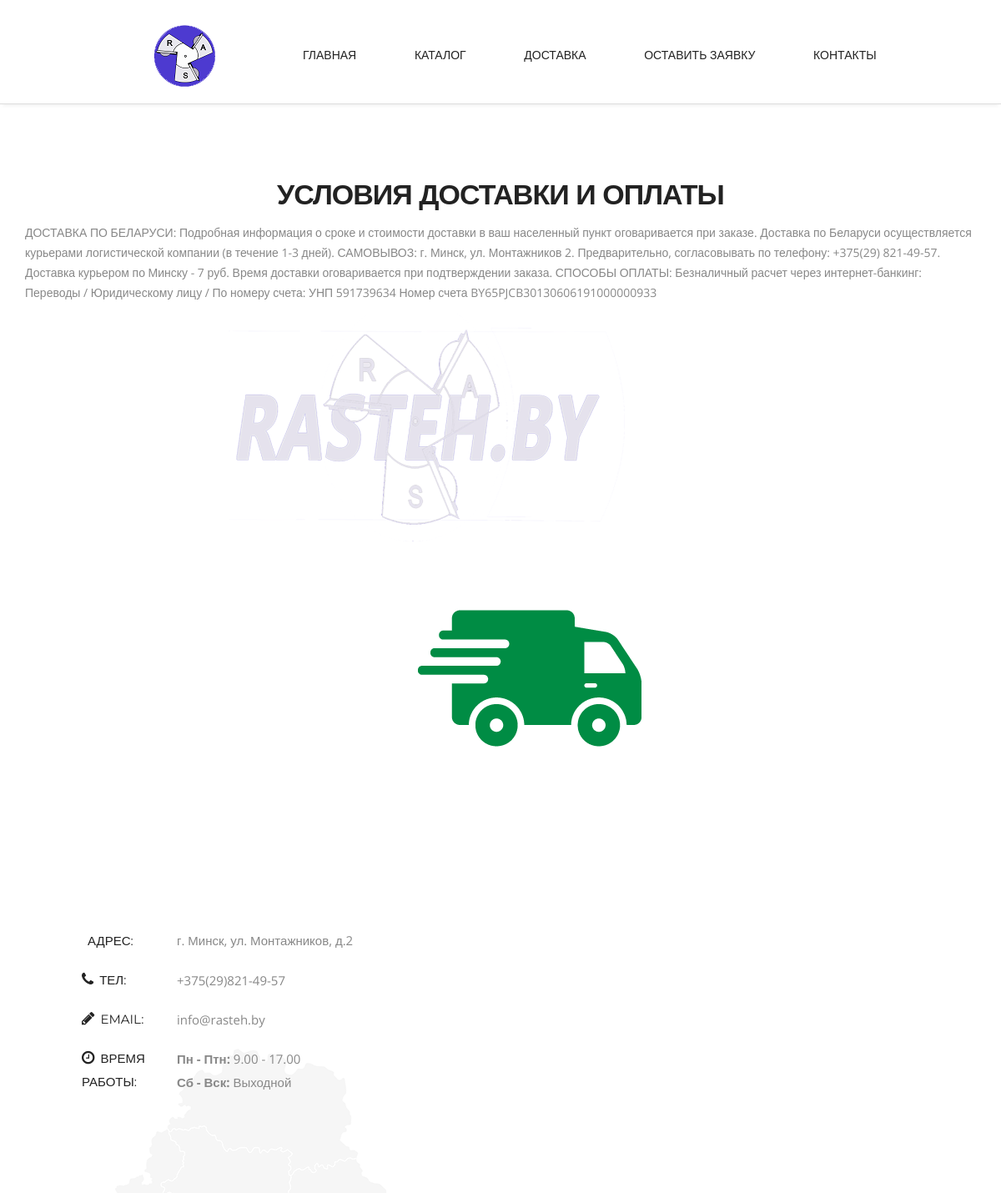
The app's page /delivery/ with its own data.
### web/models.py (models this page shows)
class Deliv(models.Model):
    img2 = models.ImageField(default='noimg.jpg', upload_to='deliv_image')
    info = models.TextField()

### web/views.py (the view)
# urls.py: path('delivery/', views.delivery, name='delivery'), #шаблон URL-адреса для доставки
def delivery(request):
    text=Deliv.objects.all()
    context1 = {
        'dv': text,
    }
    return render(request, 'web/delivery.html', context1)

### web/templates/web/delivery.html (shortened to what this page needs)
{% extends 'web/main.html' %}
{% load static %}
{%block content%}
	<section class="main-section paddind" id="Portfolio">
		<h2>Условия доставки и оплаты</h2>
		<div class="service-list-col2">
			{% for post in dv %}
				<div class="container">
					<p class="text-indent:50px">{{post.info}}</p>
				</div>
				<figure class="col-lg-8 col-sm-10  text-right wow fadeInUp delay-02s">
					<img src="{% static 'img/footer-logo.png' %}" alt="">
					<img src="{{ post.img2.url }}" alt="">
				</figure>
		</div>
			{% endfor %}
	</section>
<div class="container">
		<section class="main-section contact" id="contact">
			<div class="row">
				<div class="col-lg-6 col-sm-7 wow fadeInLeft">
					<div class="contact-info-box address clearfix">
						<h3>Адрес:</h3>
						<span>г. Минск, ул. Монтажников, д.2</span>
					</div>
					<div class="contact-info-box phone clearfix">
						<h3><i class="fa fa-phone"></i>Тел:</h3>
						<span>+375(29)821-49-57</span>
					</div>
					<div class="contact-info-box email clearfix">
						<h3><i class="fa fa-pencil"></i>email:</h3>
						<span>info@rasteh.by</span>
					</div>
					<div class="contact-info-box hours clearfix">
						<h3><i class="fa fa-clock-o"></i>Время работы:</h3>
						<span><strong>Пн - Птн:</strong> 9.00 - 17.00<br><strong>Сб - Вск:</strong> Выходной</span>
					</div>
				</div>
			</div>
		</section>
</div>
{%endblock content%}

### web/static/css/style.css (style rules this page uses)
.clearfix:before, .clearfix:after { content: '\0020'; display: block; overflow: hidden; visibility: hidden; width: 0; height: 0; }
.clearfix:after { clear: both; }
img { max-width:100%; }
body { background:#fff; font-family: 'Open Sans', sans-serif; font-size:14px; font-weight:normal; color:#888888; margin:0; }
h2 { font-size:34px; color:#222222; font-family: 'Montserrat', sans-serif; font-weight:700; letter-spacing: -1px; margin:0 0 15px 0; text-align:center; text-transform:uppercase; }
h3 { font-family: 'Montserrat', sans-serif; color:#222222; font-size:16px; margin:0 0 5px 0; text-transform:uppercase; font-weight:400; }
p { line-height:24px; margin:0; }
.main-section { padding:90px 0 110px; }
.service-list-col2 { overflow:hidden; }
.main-section.paddind { padding-bottom:60px; }
.main-section.contact { padding:90px 0 100px; }
.main-section.contact { background:url('../img/bg-map.png') left 190px no-repeat; }
.contact-info-box { font-size:15px; margin:0 0 14px 68px; padding-left:0; }
.contact-info-box h3 { font-size: 15px; font-weight:400; float:left; width:102px; margin-right:12px; line-height:28px; }
.contact-info-box h3 i { font-style:normal; font-size:18px; color:#222222; font-family: 'FontAwesome'; font-weight:normal; margin-right:7px; }
.contact-info-box span { line-height:28px; display:block; overflow:hidden; }
.delay-02s { animation-delay: 0.2s; -webkit-animation-delay: 0.2s; }

### records on screen
Deliv: info "ДОСТАВКА ПО БЕЛАРУСИ: Подробная информация о сроке и стоимости доставки в ваш населенный пункт оговаривается при заказе. Доставка по Беларуси осуществляется курьерами логистической компании (в течение 1-3 дней). САМОВЫВОЗ: г. Минск, ул. Монтажников 2. Предварительно, согласовывать по телефону: +375(29) 821-49-57. Доставка курьером по Минску - 7 руб. Время доставки оговаривается при подтверждении заказа. СПОСОБЫ ОПЛАТЫ: Безналичный расчет через интернет-банкинг: Переводы / Юридическому лицу / По номеру счета: УНП 591739634 Номер счета BY65PJCB30130606191000000933", img2 (picture)
